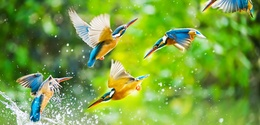
%> input picture vision/Carving/cms.jpg, 260 x 125 px, shrunk from 1140 x 550 before the run
$ octave image_car.m   (GNU Octave 9; MATLAB toolbox functions it lacks are replaced by stand-ins)
%> lines starting %> are read from the running program, lines starting %| are printed output that depends on the picture

clear all;
clc;

I=im2double(imread('cms.jpg'));

figure()
imshow(I)
%   Detailed explanation goes here
%calculating image gradient as an energy image
[rmax, cmax,tmp] = size(I);
%> rmax = 125; cmax = 260; tmp = 3
img = double(I)/255;
img = rgb2gray(img);
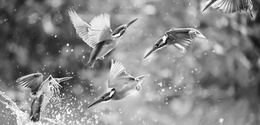
%> img: size 125x260 double; min 6.32e-05, max 0.00391, mean 0.00213; drawn with min black and max white
[Ix,Iy]=gradient(img);
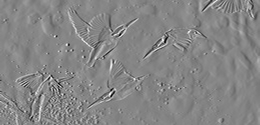
%> Ix: size 125x260 double; min -0.00177, max 0.0016, mean -1.31e-06; drawn with min black and max white
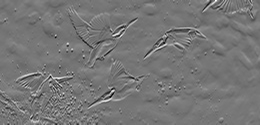
%> Iy: size 125x260 double; min -0.0017, max 0.00197, mean 5.58e-06; drawn with min black and max white
Gimg=Ix+Iy;
Gimg=abs(Gimg);
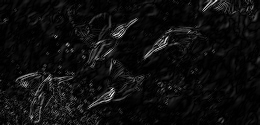
%> Gimg: size 125x260 double; min 0, max 0.00323, mean 0.000187; drawn with min black and max white
N=20;
%calculating sum of pixels value in each column
test2=zeros(rmax,cmax);
for iTer=1:N
 for row = 1 :rmax
    for col = 1:cmax
        if row == 1
            test2(row,col)=Gimg(row,col);
        end
        if row>1
            if col ==1
                tmp=[test2(row-1,col),test2(row-1,col+1)];
                test2(row,col)= Gimg(row,col)+min(tmp);
            end
            if col>1 && col<cmax
                tmp1=[test2(row-1,col),test2(row-1,col+1),test2(row-1,col-1)];
                test2(row,col)= Gimg(row,col)+min(tmp1);
            end
            if col == cmax
                tmp2=[test2(row-1,col),test2(row-1,col-1)];
                test2(row,col)= Gimg(row,col)+min(tmp2);
            end
        end
    end
end
minval=min(test2(rmax,:));
locations=find(test2(rmax,:)==minval);
[x,y]=size(locations);
%back traking to find the seam
for loc=1:y
    j = locations(1,loc);
    for row=rmax:-1:1
        if row==rmax
            I(row,j,1)=255;
            I(row,j,2)=0;
            I(row,j,3)=0;
        end
        if row < rmax
            if j==1
                tmp=[test2(row+1,j),test2(row+1,j+1)];
                [C,index]=min(tmp);
                if index==1
                    I(row+1,j,1)=255;
                    I(row+1,j,2)=0;
                    I(row+1,j,3)=0;
                end
                if index==2
                    I(row+1,j+1,1)=255;
                    I(row+1,j+1,2)=0;
                    I(row+1,j+1,3)=0;
                    j=j+1;
                end
            end
            if j>1 && j<cmax
                tmp1=[test2(row+1,j),test2(row+1,j+1),test2(row+1,j-1)];
                [C,index]=min(tmp1);
                if index==1
                    I(row+1,j,1)=255;
                    I(row+1,j,2)=0;
                    I(row+1,j,3)=0;
                end
                if index==2
                    I(row+1,j+1,1)=255;
                    I(row+1,j+1,2)=0;
                    I(row+1,j+1,3)=0;
                    j=j+1;
                end
                if index==3
                    I(row+1,j-1,1)=255;
                    I(row+1,j-1,2)=0;
                    I(row+1,j-1,3)=0;
                    j=j-1;
                end
            end
            if j == cmax
                tmp2=[test2(row+1,j),test2(row+1,j-1)];
                [C,index]=min(tmp2);
                if index==1
                    I(row+1,j,1)=255;
                    I(row+1,j,2)=0;
                    I(row+1,j,3)=0;
                end
                if index==2
                    I(row+1,j-1,1)=255;
                    I(row+1,j-1,2)=0;
                    I(row+1,j-1,3)=0;
                    j=j-1;
                end
            end
        end
    end
end


end
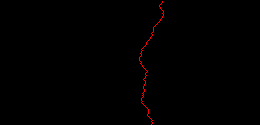
%> I: size 125x260x3 double; mean R, G, B 1.4, 0.6, 0.3
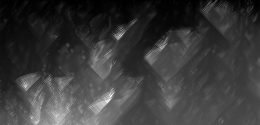
%> test2: size 125x260 double; min 2.28e-08, max 0.0114, mean 0.00259; drawn with min black and max white
%> after the loop, C = 1.48e-05; index = 1; tmp = [0.0036 0.00357]; tmp1 = [1.48e-05 4.35e-05 9.63e-05]; tmp2 = [0.00369 0.00356]

figure()
imshow(I);
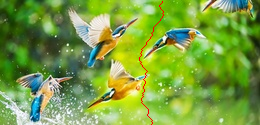
%> displayed picture: size 125x260x3, on the screen's scale of 0 to 255; mean R, G, B 122.1, 159.9, 65.4
